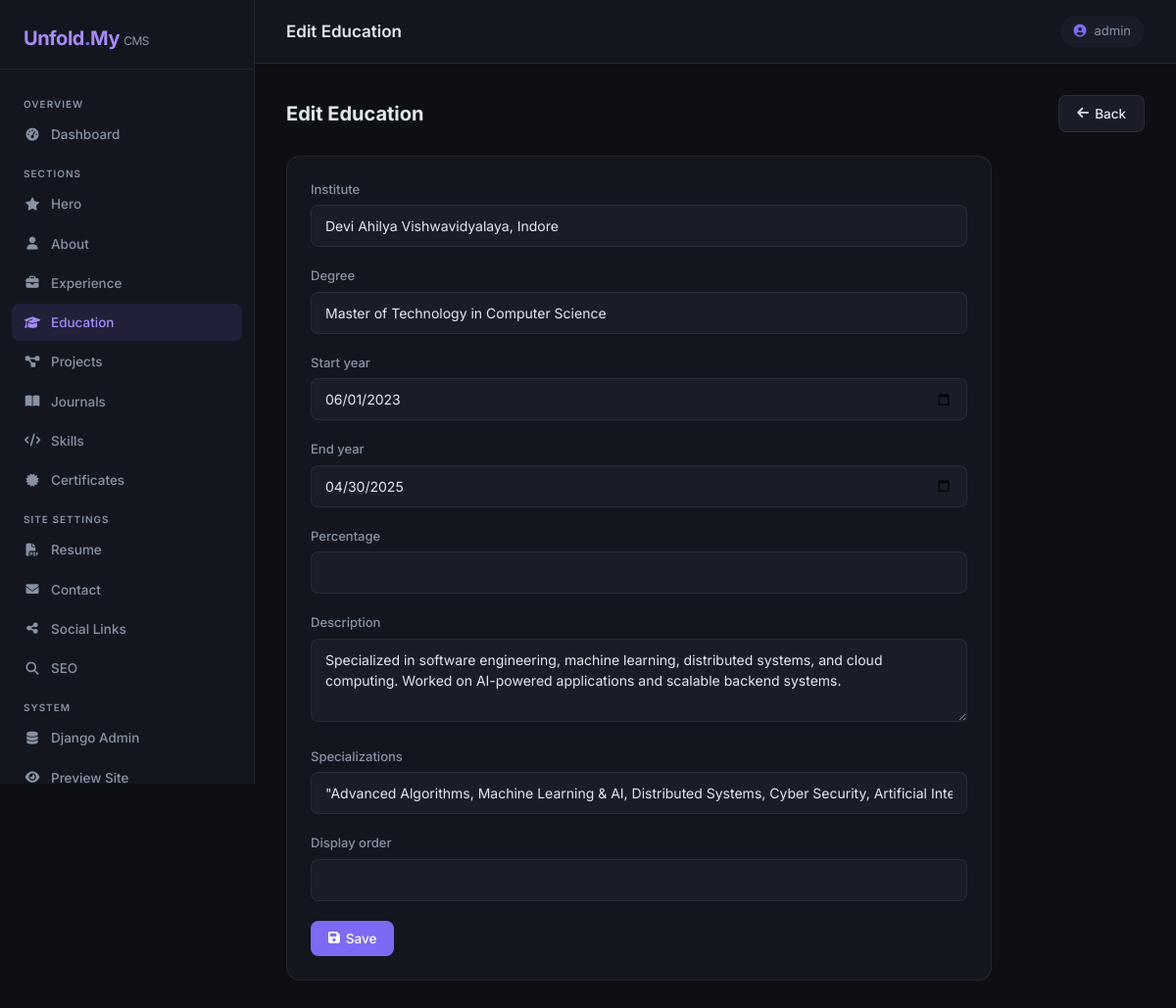
The page /admin-panel/education/5/edit/ (signed in) on the database its author committed.
### profile_1/models.py (models this page shows, shortened)
class Education(models.Model):
    institute = models.CharField(max_length=250)
    degree = models.CharField(max_length=250)
    start_year = models.CharField(max_length=10, default="", blank=True)
    end_year = models.CharField(max_length=10, default="", blank=True)
    percentage = models.CharField(max_length=20, blank=True)
    description = models.TextField(blank=True)
    specializations = models.JSONField(default=list, blank=True)
    display_order = models.PositiveIntegerField(default=0)
    class Meta:
        ordering = ["display_order"]

### profile_1/admin_panel/views.py (the view)
# urls.py: path("education/<int:pk>/edit/",   views.education_edit,   name="education-edit"),
@staff_required
def education_edit(request, pk):
    obj = get_object_or_404(Education, pk=pk)
    if request.method == "POST":
        form = EducationForm(request.POST, request.FILES, instance=obj)
        if form.is_valid():
            form.save()
            messages.success(request, "Education updated.")
            return redirect("admin_panel:education")
    else:
        form = EducationForm(instance=obj)
    return render(request, "admin-panel/education_form.html", {"form": form, "action": "Edit"})

### profile_1/admin_panel/forms.py (shortened to what this page needs)
class EducationForm(forms.ModelForm):
    class Meta:
        model = Education
        fields = [
            "institute", "degree",
            "start_year", "end_year",
            "percentage", "description", "specializations", "display_order",
        ]
        widgets = {
            "start_year": forms.DateInput(attrs={"type": "date"}),
            "end_year": forms.DateInput(attrs={"type": "date"}),
            "description": forms.Textarea(attrs={"rows": 3}),
            "specializations": forms.TextInput(attrs={
                "placeholder": "e.g. Advanced Algorithms, Machine Learning & AI, Distributed Systems",
                "help_text": "Enter specialization subjects / coursework separated by commas"
            }),
        }
    def __init__(self, *args, **kwargs):
        super().__init__(*args, **kwargs)
        _auto_display_order(self, Education)
        if self.instance and self.instance.pk and isinstance(self.instance.specializations, list):
            self.initial["specializations"] = ", ".join(self.instance.specializations)

### profile_1/admin_panel/forms.py (called while the page is built)
def _auto_display_order(form_obj, model_class):
    if not form_obj.instance.pk and "display_order" in form_obj.fields:
        if not form_obj.initial.get("display_order"):
            max_order = model_class.objects.aggregate(max_val=models.Max("display_order"))["max_val"]
            form_obj.fields["display_order"].initial = (max_order or 0) + 1

### profile_1/admin_panel/views.py (called while the page is built)
def staff_required(view_func):
    @wraps(view_func)
    def wrapper(request, *args, **kwargs):
        if not (request.user.is_authenticated and request.user.is_staff):
            return redirect("admin_panel:login")
        return view_func(request, *args, **kwargs)
    return wrapper

### profile_1/templates/admin-panel/education_form.html (shortened to what this page needs)
{% extends "admin-panel/base.html" %}
{% block page_title_header %}{{ action }} Education{% endblock %}
{% block nav_education %}active{% endblock %}
{% block content %}
<div class="page-header">
  <h2>{{ action }} Education</h2>
  <a href="{% url 'admin_panel:education' %}" class="btn-panel btn-secondary-panel"><i class="fa-solid fa-arrow-left"></i> Back</a>
</div>
<div class="panel-card" style="max-width:720px;">
  <form method="post" enctype="multipart/form-data">
    {% include "admin-panel/includes/form_fields.html" with form=form %}
    <button type="submit" class="btn-panel btn-primary-panel"><i class="fa-solid fa-floppy-disk"></i> Save</button>
  </form>
</div>
{% endblock %}

### profile_1/templates/admin-panel/base.html (shortened to what this page needs)
{% load static %}
<!DOCTYPE html>
<html lang="en">
<head>
  <link rel="stylesheet" href="https://cdn.jsdelivr.net/npm/bootstrap@5.3.2/dist/css/bootstrap.min.css">
  <link rel="stylesheet" href="https://cdnjs.cloudflare.com/ajax/libs/font-awesome/6.5.1/css/all.min.css">
</head>
<body>
  <aside class="sidebar">
    <div class="sidebar-brand">Unfold<span>.</span>My <span style="font-size:12px;font-weight:400;color:var(--muted)">CMS</span></div>
    <nav class="sidebar-nav">
      <div class="nav-section-label">Overview</div>
      <a href="{% url 'admin_panel:dashboard' %}" class="sidebar-link {% block nav_dashboard %}{% endblock %}">
        <i class="fa-solid fa-gauge-high"></i> Dashboard
      </a>
      <div class="nav-section-label">Sections</div>
      <a href="{% url 'admin_panel:hero' %}" class="sidebar-link {% block nav_hero %}{% endblock %}">
        <i class="fa-solid fa-star"></i> Hero
      </a>
      <a href="{% url 'admin_panel:about' %}" class="sidebar-link {% block nav_about %}{% endblock %}">
        <i class="fa-solid fa-user"></i> About
      </a>
      <a href="{% url 'admin_panel:experience' %}" class="sidebar-link {% block nav_experience %}{% endblock %}">
        <i class="fa-solid fa-briefcase"></i> Experience
      </a>
      <a href="{% url 'admin_panel:education' %}" class="sidebar-link {% block nav_education %}{% endblock %}">
        <i class="fa-solid fa-graduation-cap"></i> Education
      </a>
      <a href="{% url 'admin_panel:projects' %}" class="sidebar-link {% block nav_projects %}{% endblock %}">
        <i class="fa-solid fa-diagram-project"></i> Projects
      </a>
      <a href="{% url 'admin_panel:journals' %}" class="sidebar-link {% block nav_journals %}{% endblock %}">
        <i class="fa-solid fa-book-open"></i> Journals
      </a>
      <a href="{% url 'admin_panel:skills' %}" class="sidebar-link {% block nav_skills %}{% endblock %}">
        <i class="fa-solid fa-code"></i> Skills
      </a>
      <a href="{% url 'admin_panel:certifications' %}" class="sidebar-link {% block nav_certifications %}{% endblock %}">
        <i class="fa-solid fa-certificate"></i> Certificates
      </a>
      <div class="nav-section-label">Site Settings</div>
      <a href="{% url 'admin_panel:resume' %}" class="sidebar-link {% block nav_resume %}{% endblock %}">
        <i class="fa-solid fa-file-pdf"></i> Resume
      </a>
      <a href="{% url 'admin_panel:contact' %}" class="sidebar-link {% block nav_contact %}{% endblock %}">
        <i class="fa-solid fa-envelope"></i> Contact
      </a>
      <a href="{% url 'admin_panel:social' %}" class="sidebar-link {% block nav_social %}{% endblock %}">
        <i class="fa-solid fa-share-nodes"></i> Social Links
      </a>
      <a href="{% url 'admin_panel:seo' %}" class="sidebar-link {% block nav_seo %}{% endblock %}">
        <i class="fa-solid fa-magnifying-glass"></i> SEO
      </a>
      <div class="nav-section-label">System</div>
      <a href="/admin/" target="_blank" class="sidebar-link">
        <i class="fa-solid fa-database"></i> Django Admin
      </a>
      <a href="/" target="_blank" class="sidebar-link">
        <i class="fa-solid fa-eye"></i> Preview Site
      </a>
    </nav>
  </aside>
  <div class="main-content">
    <div class="topbar">
      <h1>{% block page_title_header %}Dashboard{% endblock %}</h1>
      <div class="user-chip"><i class="fa-solid fa-circle-user"></i> {{ request.user.username }}</div>
    </div>
    <div class="page-body">
      {% block content %}{% endblock %}
    </div>
  </div>
</body>
</html>

### profile_1/templates/admin-panel/includes/form_fields.html (shortened to what this page needs)
{% for field in form %}
  <div class="form-group-panel">
    <label class="form-label-panel" for="{{ field.id_for_label }}">{{ field.label }}</label>
    {% if field.field.widget.input_type == 'file' %}
      {% if field.value %}
        <div style="margin-bottom:8px;">
          <a href="{{ field.value.url }}" target="_blank" class="btn-panel btn-secondary-panel btn-sm-panel">
            <i class="fa-solid fa-file"></i> Current file
          </a>
        </div>
      {% endif %}
      <input type="file" name="{{ field.html_name }}" id="{{ field.id_for_label }}" class="form-control-panel" style="padding:8px;">
    {% elif field.field.widget.input_type == 'select' %}
      <select name="{{ field.html_name }}" id="{{ field.id_for_label }}" class="form-control-panel">
        {% for choice_val, choice_label in field.field.choices %}
          <option value="{{ choice_val }}" {% if field.value == choice_val %}selected{% endif %}>{{ choice_label }}</option>
        {% endfor %}
      </select>
    {% else %}
      {% if field.field.widget.attrs.rows %}
        <textarea name="{{ field.html_name }}" id="{{ field.id_for_label }}" class="form-control-panel" rows="{{ field.field.widget.attrs.rows }}" placeholder="{{ field.field.widget.attrs.placeholder|default:'' }}">{{ field.value|default:'' }}</textarea>
      {% else %}
        <input type="{{ field.field.widget.input_type }}" name="{{ field.html_name }}" id="{{ field.id_for_label }}" value="{{ field.value|default:'' }}" class="form-control-panel" placeholder="{{ field.field.widget.attrs.placeholder|default:'' }}">
      {% endif %}
    {% endif %}
  </div>
{% endfor %}

### profile_1/templates/admin-panel/base.html (style rules this page uses)
:root { --sidebar-w: 260px; --bg: #0d0f14; --surface: #13161e; --surface2: #1a1d28; --border: rgba(255,255,255,0.07); --accent: #7c6af5; --accent2: #a78bfa; --text: #e2e8f0; --muted: #8892a4; --danger: #f56565; --success: #48bb78; }
*, *::before, *::after { box-sizing: border-box; }
body { margin: 0; font-family: 'Inter', sans-serif; background: var(--bg); color: var(--text); min-height: 100vh; }
.sidebar { position: fixed; top: 0; left: 0; width: var(--sidebar-w); height: 100vh; background: var(--surface); border-right: 1px solid var(--border); display: flex; flex-direction: column; z-index: 100; overflow-y: auto; }
.sidebar-brand { padding: 24px 24px 16px; font-size: 20px; font-weight: 700; letter-spacing: -0.5px; color: var(--accent2); border-bottom: 1px solid var(--border); }
.sidebar-brand span { color: var(--accent); }
.sidebar-nav { flex: 1; padding: 16px 12px; }
.nav-section-label { font-size: 10px; text-transform: uppercase; letter-spacing: 1px; color: var(--muted); padding: 12px 12px 4px; font-weight: 600; }
.sidebar-link { display: flex; align-items: center; gap: 10px; padding: 9px 12px; border-radius: 8px; font-size: 13.5px; font-weight: 500; color: var(--muted); text-decoration: none; margin-bottom: 2px; transition: all .15s ease; }
.sidebar-link:hover, .sidebar-link.active { background: rgba(124,106,245,.12); color: var(--accent2); }
.sidebar-link i { width: 18px; text-align: center; font-size: 13px; }
.main-content { margin-left: var(--sidebar-w); min-height: 100vh; display: flex; flex-direction: column; }
.topbar { position: sticky; top: 0; z-index: 50; background: var(--surface); border-bottom: 1px solid var(--border); padding: 16px 32px; display: flex; align-items: center; justify-content: space-between; }
.topbar h1 { font-size: 17px; font-weight: 600; margin: 0; }
.topbar .user-chip { background: var(--surface2); border-radius: 40px; padding: 6px 14px; font-size: 13px; color: var(--muted); display: flex; align-items: center; gap: 8px; }
.topbar .user-chip i { color: var(--accent); }
.page-body { flex: 1; padding: 32px; }
.panel-card { background: var(--surface); border: 1px solid var(--border); border-radius: 14px; padding: 24px; }
.btn-panel { display: inline-flex; align-items: center; gap: 6px; padding: 8px 18px; border-radius: 8px; font-size: 13.5px; font-weight: 500; border: none; cursor: pointer; text-decoration: none; transition: all .15s; }
.btn-primary-panel { background: var(--accent); color: #fff; }
.btn-secondary-panel { background: var(--surface2); color: var(--text); border: 1px solid var(--border); }
.form-label-panel { font-size: 13px; font-weight: 500; color: var(--muted); margin-bottom: 6px; display: block; }
.form-control-panel { width: 100%; background: var(--surface2); border: 1px solid var(--border); border-radius: 8px; padding: 10px 14px; color: var(--text); font-size: 14px; transition: border-color .15s; outline: none; font-family: inherit; }
.form-group-panel { margin-bottom: 20px; }
.page-header { display: flex; align-items: center; justify-content: space-between; margin-bottom: 24px; }
.page-header h2 { font-size: 20px; font-weight: 700; margin: 0; }

### rows shown on the page
Education: institute "Devi Ahilya Vishwavidyalaya, Indore" "Master of Technology in Computer Science" "06/01/2023" "04/30/2025", description "Specialized in software engineering, machine learning, distributed systems, and cloud computing. Worked on AI-powered applications and scalable backend systems."

### other values the page prints
{{ action }} "Edit"
{{ request.user.username }} "admin"
{{ field.label }} "Institute" "Degree" "Start year" "End year" "Percentage" "Description" "Specializations" "Display order"
